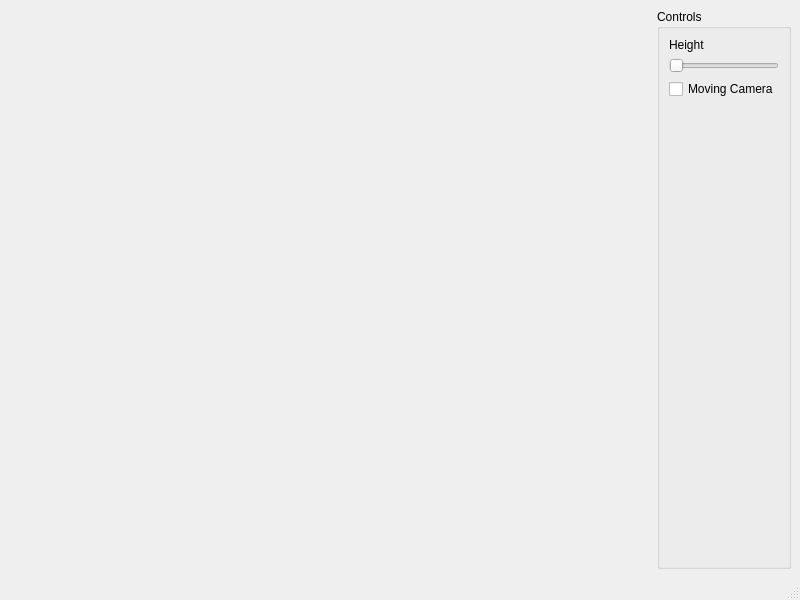
<?xml version="1.0" encoding="UTF-8"?>
<ui version="4.0">
 <class>MainWindow</class>
 <widget class="QMainWindow" name="MainWindow">
  <property name="geometry">
   <rect>
    <x>0</x>
    <y>0</y>
    <width>800</width>
    <height>600</height>
   </rect>
  </property>
  <property name="minimumSize">
   <size>
    <width>500</width>
    <height>500</height>
   </size>
  </property>
  <property name="windowTitle">
   <string>MainWindow</string>
  </property>
  <widget class="QWidget" name="centralwidget">
   <layout class="QGridLayout" name="gridLayout">
    <item row="0" column="1">
     <widget class="QGroupBox" name="groupBox">
      <property name="title">
       <string>Controls</string>
      </property>
      <layout class="QGridLayout" name="gridLayout_2">
       <item row="1" column="0">
        <widget class="QSlider" name="horizontalSlider">
         <property name="sizePolicy">
          <sizepolicy hsizetype="Minimum" vsizetype="Fixed">
           <horstretch>0</horstretch>
           <verstretch>0</verstretch>
          </sizepolicy>
         </property>
         <property name="orientation">
          <enum>Qt::Horizontal</enum>
         </property>
        </widget>
       </item>
       <item row="0" column="0">
        <widget class="QLabel" name="label">
         <property name="text">
          <string>Height</string>
         </property>
        </widget>
       </item>
       <item row="3" column="0">
        <spacer name="verticalSpacer">
         <property name="orientation">
          <enum>Qt::Vertical</enum>
         </property>
         <property name="sizeHint" stdset="0">
          <size>
           <width>20</width>
           <height>40</height>
          </size>
         </property>
        </spacer>
       </item>
       <item row="2" column="0">
        <widget class="QCheckBox" name="checkBox">
         <property name="text">
          <string>Moving Camera</string>
         </property>
        </widget>
       </item>
      </layout>
     </widget>
    </item>
    <item row="0" column="0">
     <spacer name="horizontalSpacer">
      <property name="orientation">
       <enum>Qt::Horizontal</enum>
      </property>
      <property name="sizeHint" stdset="0">
       <size>
        <width>40</width>
        <height>20</height>
       </size>
      </property>
     </spacer>
    </item>
   </layout>
  </widget>
  <widget class="QMenuBar" name="menubar">
   <property name="geometry">
    <rect>
     <x>0</x>
     <y>0</y>
     <width>800</width>
     <height>22</height>
    </rect>
   </property>
  </widget>
  <widget class="QStatusBar" name="statusbar"/>
 </widget>
 <resources/>
 <connections/>
</ui>
